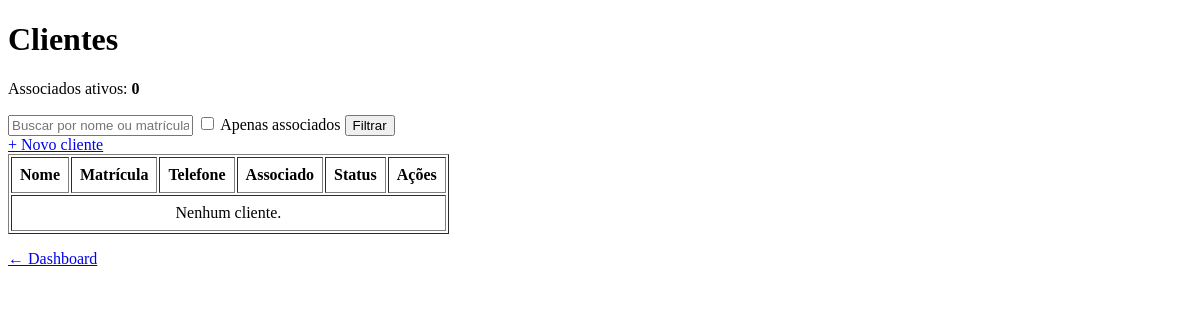
The app's page /clientes/ (signed in), older data.
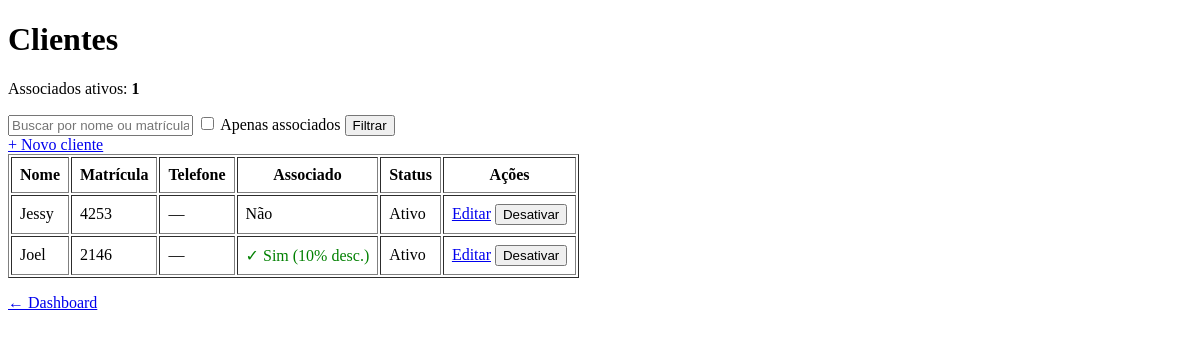
The same page, newer data.
### app/models/cliente.py (models this page shows, shortened)
class Cliente(Base):
    __tablename__ = "clientes"
    id         = Column(Integer, primary_key=True, index=True)
    nome       = Column(String(150), nullable=False, index=True)
    matricula  = Column(String(50), nullable=True, unique=True)
    telefone   = Column(String(20), nullable=True)
    is_associado = Column(Boolean, default=False, nullable=False)
    ativo      = Column(Boolean, default=True)
    criado_em  = Column(DateTime, server_default=func.now())
    vendas = relationship("Venda", back_populates="cliente")

### app/controllers/cliente_controller.py (the view)
@router.get("/")
def listar_clientes(
    request: Request,
    busca: str = "",
    apenas_associados: bool = False,
    db: Session = Depends(get_db),
    admin = Depends(get_admin)
):
    query = db.query(Cliente)
    if busca:
        query = query.filter(
            Cliente.nome.ilike(f"%{busca}%") |
            Cliente.matricula.ilike(f"%{busca}%")
        )
    if apenas_associados:
        query = query.filter(Cliente.is_associado == True)
    clientes = query.order_by(Cliente.nome).all()
    total_associados = db.query(Cliente).filter(
        Cliente.is_associado == True,
        Cliente.ativo == True
    ).count()
    return templates.TemplateResponse(
        request,
        "clientes/index.html",
        {
            "request":           request,
            "usuario":           admin,
            "clientes":          clientes,
            "busca":             busca,
            "apenas_associados": apenas_associados,
            "total_associados":  total_associados,
        }
    )

### app/templates/clientes/index.html (shortened to what this page needs)
<!DOCTYPE html>
<html lang="pt-br">
<head><meta charset="UTF-8"><title>Clientes — AAPM SENAI</title></head>
<body>
    <h1>Clientes</h1>
    <p>Associados ativos: <strong>{{ total_associados }}</strong></p>
    <form method="get" action="/clientes">
        <input type="text" name="busca"
               placeholder="Buscar por nome ou matrícula..."
               value="{{ busca }}">
        <label>
            <input type="checkbox" name="apenas_associados" value="true"
                {{ 'checked' if apenas_associados }}>
            Apenas associados
        </label>
        <button type="submit">Filtrar</button>
    </form>
    <a href="/clientes/novo">+ Novo cliente</a>
    <table border="1" cellpadding="8">
        <thead>
            <tr>
                <th>Nome</th>
                <th>Matrícula</th>
                <th>Telefone</th>
                <th>Associado</th>
                <th>Status</th>
                <th>Ações</th>
            </tr>
        </thead>
        <tbody>
            {% for c in clientes %}
            <tr>
                <td>{{ c.nome }}</td>
                <td>{{ c.matricula or "—" }}</td>
                <td>{{ c.telefone or "—" }}</td>
                <td>
                    {% if c.is_associado %}
                        <span style="color:green">✓ Sim (10% desc.)</span>
                    {% else %}
                        Não
                    {% endif %}
                </td>
                <td>{{ "Ativo" if c.ativo else "Inativo" }}</td>
                <td>
                    <a href="/clientes/{{ c.id }}/editar">Editar</a>
                    <form action="/clientes/{{ c.id }}/toggle-ativo"
                          method="post" style="display:inline">
                        <button type="submit">
                            {{ "Desativar" if c.ativo else "Ativar" }}
                        </button>
                    </form>
                </td>
            </tr>
            {% endfor %}
            {% if not clientes %}
            <tr><td colspan="6" style="text-align:center">Nenhum cliente.</td></tr>
            {% endif %}
        </tbody>
    </table>
    <p><a href="/">← Dashboard</a></p>
</body>
</html>

Row changes from the older to the newer data that the page shows:
added Cliente: nome "Jessy", matricula "4253", telefone "—", is_associado "Não", ativo "Ativo", ativo "Desativar"
added Cliente: nome "Joel", matricula "2146", telefone "—", is_associado "✓ Sim (10% desc.)", ativo "Ativo", ativo "Desativar"
Text that changed along with them:
{{ total_associados }}: "0" → "1"
text no longer shown: "Nenhum cliente."
